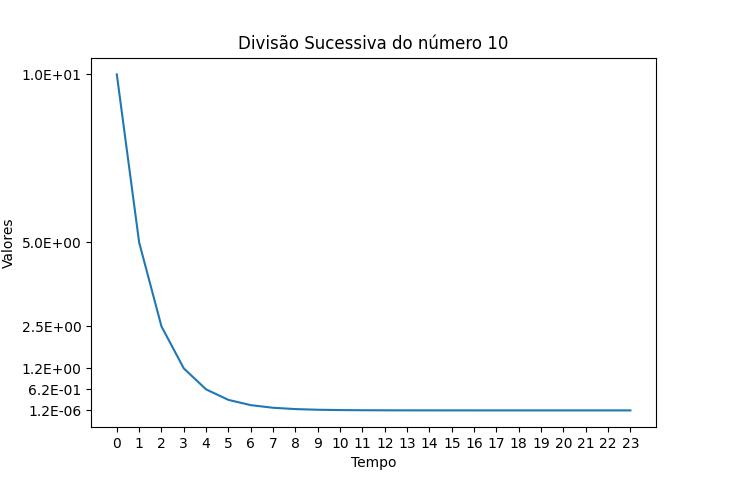

Generate this figure with Python:
# -*- coding: utf-8 -*-
#!/usr/bin/env python


# Considere uma variável x com valor inicial igual a 10.
# Em seguida, realize a operação
# x dividido por 2 e atualize x com o resultado.
# Continue nesse processo até que x atinja uma precisão
# de 1E-06. Responda:

from decimal import Decimal
from matplotlib import pyplot as plt


def fexp(number):
    (sign, digits, exponent) = Decimal(number).as_tuple()
    return len(digits) + exponent - 1


def fman(number):
    return Decimal(number).scaleb(-fexp(number)).normalize()


def divide_until(x, div, exponent):
    ''' Função realiza divisões sucessivas
    até chegar no expoente deseado '''
    stop = True
    count = 0
    list_values_x = []
    list_values_y = []
    while stop:
        list_values_y.append(count)
        count += 1
        list_values_x.append(x)
        x = x/div
        # Verifica se o expoente é elevado a -6
        if fexp(x) == exponent:
            aux_fman = fman(x)
            # Se for Elevado a exponent, então verifica se é entre 0 e 2 (1.algo)
            if (aux_fman < 2) and (aux_fman > 0):
                list_values_x.append(x)
                list_values_y.append(count)
                stop = False
    return list_values_x, list_values_y, count


valores, tempo, vezes = divide_until(10, 2, -6)

plt.plot(tempo, valores)
plt.xlabel("Tempo")
plt.ylabel("Valores")

plt.xticks(tempo)

# arrumar os primeiros 5 valores e o ultimo valor
y_val = valores[0:5]
y_val.append(valores[vezes])
plt.yticks(y_val)

# pegar os valores em float e converter para notacao científica
current_values = plt.gca().get_yticks()
plt.gca().set_yticklabels(['%.1E' % Decimal(x) for x in current_values])


# B Qual o ultimo valor de x
print()
print("O último valor de X é: ", valores[vezes])
print()
print("O Método teve iterações: ", vezes)
print()

# Colocar o título da janela
plt.title('Divisão Sucessiva do número ' + str(10))

# mostrar gráfico
plt.show()
